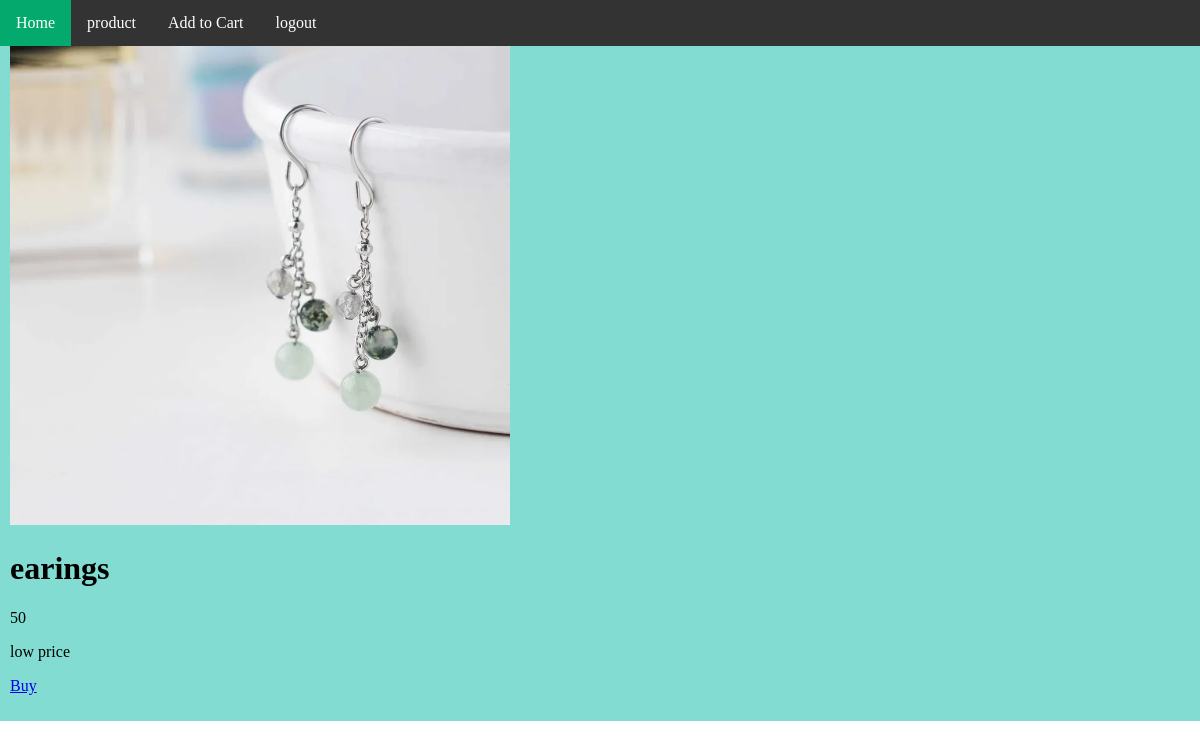
/prodetails/4, run on an earlier commit of the app's database.
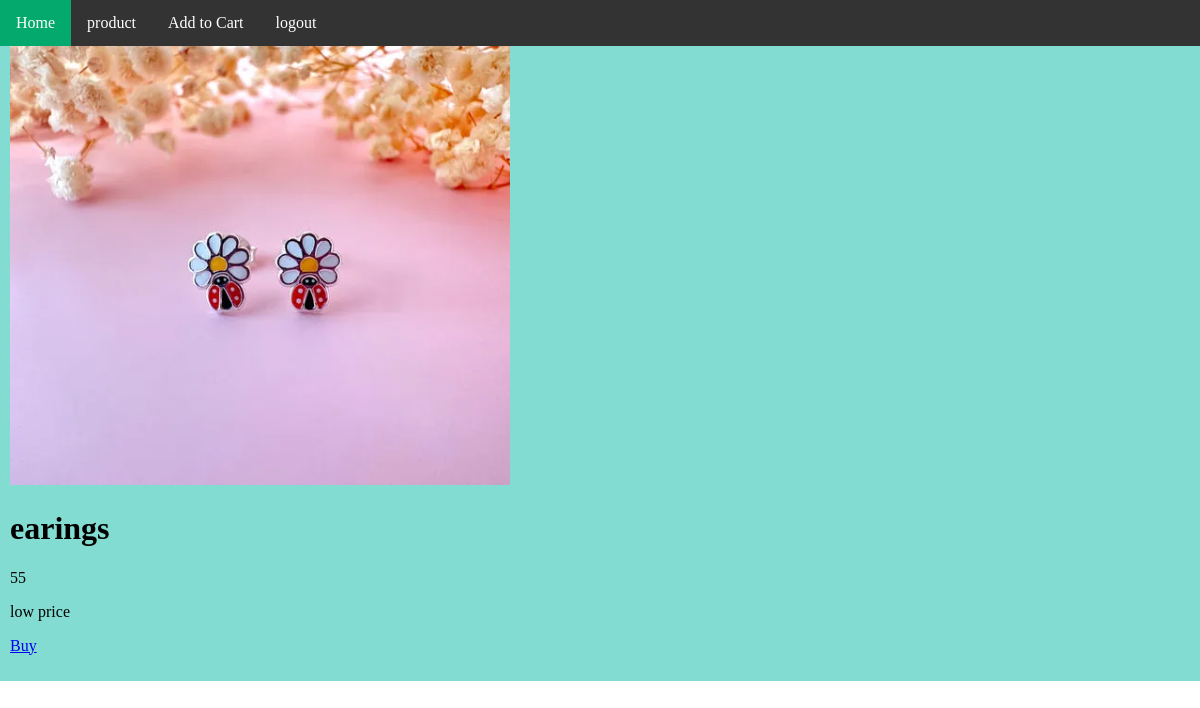
And on a later commit of the database.
### app/models.py (models this page shows, shortened)
class Product(models.Model):
    name = models.TextField()
    discription = models.TextField()
    price = models.IntegerField()
    category = models.TextField()
    quantity = models.IntegerField()
    offerprice = models.IntegerField()
    image = models.FileField()

### app/views.py (the view)
# urls.py: path('prodetails/<int:id>',views.prodetails),
def prodetails(req,id):
    data=Product.objects.get(pk=id)
    return render(req,'prodetails.html',{'data':data})

### template/prodetails.html (shortened to what this page needs)
<!DOCTYPE html>
<html>
<head>
</head>
<body>
<ul>
  <li><a class="active" href="../userhome">Home</a></li>
  <li><a href="../userviewproduct">product</a></li>
  <li><a href="../cart">Add to Cart</a></li>
  <li><a href="../logout">logout</a></li>
</ul>
<div style="padding:10px;margin-top:15px;background-color:#82dcd1;">
  <div class="card">
    <img src="{{data.image.url}}" alt="" style="width:500px">
    <h1>{{data.name}}</h1>
    <p>{{data.price}}</p>
    <p>{{data.discription}}</p>
    <p>
      <a href="../buy">Buy</p>
  </div>
</div>
</body>
</html>

What changed in the data, as far as the page shows it:
changed Product "earings": image: a different picture; price "50" → "55"
